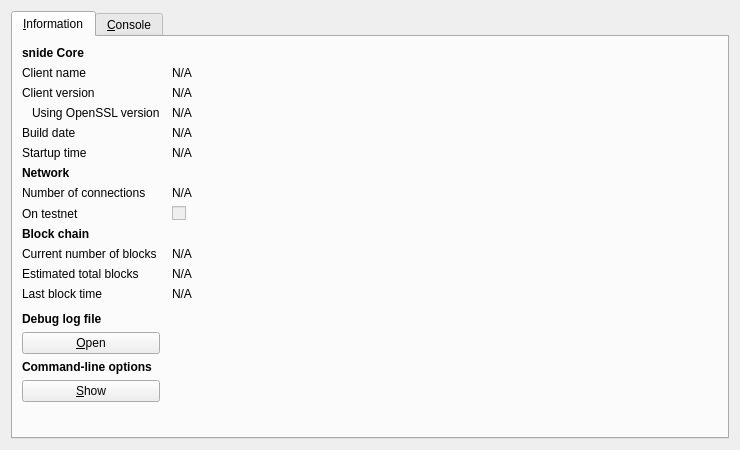
<?xml version="1.0" encoding="UTF-8"?>
<ui version="4.0">
 <class>RPCConsole</class>
 <widget class="QDialog" name="RPCConsole">
  <property name="geometry">
   <rect>
    <x>0</x>
    <y>0</y>
    <width>740</width>
    <height>450</height>
   </rect>
  </property>
  <property name="windowTitle">
   <string>snide - Debug window</string>
  </property>
  <layout class="QVBoxLayout" name="verticalLayout_2">
   <item>
    <widget class="QTabWidget" name="tabWidget">
     <property name="currentIndex">
      <number>0</number>
     </property>
     <widget class="QWidget" name="tab_info">
      <attribute name="title">
       <string>&amp;Information</string>
      </attribute>
      <layout class="QGridLayout" name="gridLayout" columnstretch="0,1">
       <property name="horizontalSpacing">
        <number>12</number>
       </property>
       <item row="0" column="0">
        <widget class="QLabel" name="label_9">
         <property name="font">
          <font>
           <weight>75</weight>
           <bold>true</bold>
          </font>
         </property>
         <property name="text">
          <string>snide Core</string>
         </property>
        </widget>
       </item>
       <item row="1" column="0">
        <widget class="QLabel" name="label_5">
         <property name="text">
          <string>Client name</string>
         </property>
        </widget>
       </item>
       <item row="1" column="1">
        <widget class="QLabel" name="clientName">
         <property name="cursor">
          <cursorShape>IBeamCursor</cursorShape>
         </property>
         <property name="text">
          <string>N/A</string>
         </property>
         <property name="textFormat">
          <enum>Qt::PlainText</enum>
         </property>
         <property name="textInteractionFlags">
          <set>Qt::LinksAccessibleByMouse|Qt::TextSelectableByKeyboard|Qt::TextSelectableByMouse</set>
         </property>
        </widget>
       </item>
       <item row="2" column="0">
        <widget class="QLabel" name="label_6">
         <property name="text">
          <string>Client version</string>
         </property>
        </widget>
       </item>
       <item row="2" column="1">
        <widget class="QLabel" name="clientVersion">
         <property name="cursor">
          <cursorShape>IBeamCursor</cursorShape>
         </property>
         <property name="text">
          <string>N/A</string>
         </property>
         <property name="textFormat">
          <enum>Qt::PlainText</enum>
         </property>
         <property name="textInteractionFlags">
          <set>Qt::LinksAccessibleByMouse|Qt::TextSelectableByKeyboard|Qt::TextSelectableByMouse</set>
         </property>
        </widget>
       </item>
       <item row="3" column="0">
        <widget class="QLabel" name="label_14">
         <property name="text">
          <string>Using OpenSSL version</string>
         </property>
         <property name="indent">
          <number>10</number>
         </property>
        </widget>
       </item>
       <item row="3" column="1">
        <widget class="QLabel" name="openSSLVersion">
         <property name="cursor">
          <cursorShape>IBeamCursor</cursorShape>
         </property>
         <property name="text">
          <string>N/A</string>
         </property>
         <property name="textFormat">
          <enum>Qt::PlainText</enum>
         </property>
         <property name="textInteractionFlags">
          <set>Qt::LinksAccessibleByMouse|Qt::TextSelectableByKeyboard|Qt::TextSelectableByMouse</set>
         </property>
        </widget>
       </item>
       <item row="4" column="0">
        <widget class="QLabel" name="label_12">
         <property name="text">
          <string>Build date</string>
         </property>
        </widget>
       </item>
       <item row="4" column="1">
        <widget class="QLabel" name="buildDate">
         <property name="cursor">
          <cursorShape>IBeamCursor</cursorShape>
         </property>
         <property name="text">
          <string>N/A</string>
         </property>
         <property name="textFormat">
          <enum>Qt::PlainText</enum>
         </property>
         <property name="textInteractionFlags">
          <set>Qt::LinksAccessibleByMouse|Qt::TextSelectableByKeyboard|Qt::TextSelectableByMouse</set>
         </property>
        </widget>
       </item>
       <item row="5" column="0">
        <widget class="QLabel" name="label_13">
         <property name="text">
          <string>Startup time</string>
         </property>
        </widget>
       </item>
       <item row="5" column="1">
        <widget class="QLabel" name="startupTime">
         <property name="cursor">
          <cursorShape>IBeamCursor</cursorShape>
         </property>
         <property name="text">
          <string>N/A</string>
         </property>
         <property name="textFormat">
          <enum>Qt::PlainText</enum>
         </property>
         <property name="textInteractionFlags">
          <set>Qt::LinksAccessibleByMouse|Qt::TextSelectableByKeyboard|Qt::TextSelectableByMouse</set>
         </property>
        </widget>
       </item>
       <item row="6" column="0">
        <widget class="QLabel" name="label_11">
         <property name="font">
          <font>
           <weight>75</weight>
           <bold>true</bold>
          </font>
         </property>
         <property name="text">
          <string>Network</string>
         </property>
        </widget>
       </item>
       <item row="7" column="0">
        <widget class="QLabel" name="label_7">
         <property name="text">
          <string>Number of connections</string>
         </property>
        </widget>
       </item>
       <item row="7" column="1">
        <widget class="QLabel" name="numberOfConnections">
         <property name="cursor">
          <cursorShape>IBeamCursor</cursorShape>
         </property>
         <property name="text">
          <string>N/A</string>
         </property>
         <property name="textFormat">
          <enum>Qt::PlainText</enum>
         </property>
         <property name="textInteractionFlags">
          <set>Qt::LinksAccessibleByMouse|Qt::TextSelectableByKeyboard|Qt::TextSelectableByMouse</set>
         </property>
        </widget>
       </item>
       <item row="8" column="0">
        <widget class="QLabel" name="label_8">
         <property name="text">
          <string>On testnet</string>
         </property>
        </widget>
       </item>
       <item row="8" column="1">
        <widget class="QCheckBox" name="isTestNet">
         <property name="enabled">
          <bool>false</bool>
         </property>
         <property name="text">
          <string/>
         </property>
        </widget>
       </item>
       <item row="9" column="0">
        <widget class="QLabel" name="label_10">
         <property name="font">
          <font>
           <weight>75</weight>
           <bold>true</bold>
          </font>
         </property>
         <property name="text">
          <string>Block chain</string>
         </property>
        </widget>
       </item>
       <item row="10" column="0">
        <widget class="QLabel" name="label_3">
         <property name="text">
          <string>Current number of blocks</string>
         </property>
        </widget>
       </item>
       <item row="10" column="1">
        <widget class="QLabel" name="numberOfBlocks">
         <property name="cursor">
          <cursorShape>IBeamCursor</cursorShape>
         </property>
         <property name="text">
          <string>N/A</string>
         </property>
         <property name="textFormat">
          <enum>Qt::PlainText</enum>
         </property>
         <property name="textInteractionFlags">
          <set>Qt::LinksAccessibleByMouse|Qt::TextSelectableByKeyboard|Qt::TextSelectableByMouse</set>
         </property>
        </widget>
       </item>
       <item row="11" column="0">
        <widget class="QLabel" name="label_4">
         <property name="text">
          <string>Estimated total blocks</string>
         </property>
        </widget>
       </item>
       <item row="11" column="1">
        <widget class="QLabel" name="totalBlocks">
         <property name="cursor">
          <cursorShape>IBeamCursor</cursorShape>
         </property>
         <property name="text">
          <string>N/A</string>
         </property>
         <property name="textFormat">
          <enum>Qt::PlainText</enum>
         </property>
         <property name="textInteractionFlags">
          <set>Qt::LinksAccessibleByMouse|Qt::TextSelectableByKeyboard|Qt::TextSelectableByMouse</set>
         </property>
        </widget>
       </item>
       <item row="12" column="0">
        <widget class="QLabel" name="label_2">
         <property name="text">
          <string>Last block time</string>
         </property>
        </widget>
       </item>
       <item row="12" column="1">
        <widget class="QLabel" name="lastBlockTime">
         <property name="cursor">
          <cursorShape>IBeamCursor</cursorShape>
         </property>
         <property name="text">
          <string>N/A</string>
         </property>
         <property name="textFormat">
          <enum>Qt::PlainText</enum>
         </property>
         <property name="textInteractionFlags">
          <set>Qt::LinksAccessibleByMouse|Qt::TextSelectableByKeyboard|Qt::TextSelectableByMouse</set>
         </property>
        </widget>
       </item>
       <item row="13" column="0">
        <spacer name="verticalSpacer_2">
         <property name="orientation">
          <enum>Qt::Vertical</enum>
         </property>
         <property name="sizeHint" stdset="0">
          <size>
           <width>20</width>
           <height>20</height>
          </size>
         </property>
        </spacer>
       </item>
       <item row="14" column="0">
        <widget class="QLabel" name="labelDebugLogfile">
         <property name="font">
          <font>
           <weight>75</weight>
           <bold>true</bold>
          </font>
         </property>
         <property name="text">
          <string>Debug log file</string>
         </property>
        </widget>
       </item>
       <item row="15" column="0">
        <widget class="QPushButton" name="openDebugLogfileButton">
         <property name="toolTip">
          <string>Open the snide debug log file from the current data directory. This can take a few seconds for large log files.</string>
         </property>
         <property name="text">
          <string>&amp;Open</string>
         </property>
         <property name="autoDefault">
          <bool>false</bool>
         </property>
        </widget>
       </item>
       <item row="16" column="0">
        <widget class="QLabel" name="labelCLOptions">
         <property name="font">
          <font>
           <weight>75</weight>
           <bold>true</bold>
          </font>
         </property>
         <property name="text">
          <string>Command-line options</string>
         </property>
        </widget>
       </item>
       <item row="17" column="0">
        <widget class="QPushButton" name="showCLOptionsButton">
         <property name="toolTip">
          <string>Show the snide-qt help message to get a list with possible xonecoin command-line options.</string>
         </property>
         <property name="text">
          <string>&amp;Show</string>
         </property>
         <property name="autoDefault">
          <bool>false</bool>
         </property>
        </widget>
       </item>
       <item row="18" column="0">
        <spacer name="verticalSpacer">
         <property name="orientation">
          <enum>Qt::Vertical</enum>
         </property>
         <property name="sizeHint" stdset="0">
          <size>
           <width>20</width>
           <height>40</height>
          </size>
         </property>
        </spacer>
       </item>
      </layout>
     </widget>
     <widget class="QWidget" name="tab_console">
      <attribute name="title">
       <string>&amp;Console</string>
      </attribute>
      <layout class="QVBoxLayout" name="verticalLayout_3">
       <property name="spacing">
        <number>3</number>
       </property>
       <item>
        <widget class="QTextEdit" name="messagesWidget">
         <property name="minimumSize">
          <size>
           <width>0</width>
           <height>100</height>
          </size>
         </property>
         <property name="readOnly">
          <bool>true</bool>
         </property>
         <property name="tabKeyNavigation" stdset="0">
          <bool>false</bool>
         </property>
         <property name="columnCount" stdset="0">
          <number>2</number>
         </property>
        </widget>
       </item>
       <item>
        <layout class="QHBoxLayout" name="horizontalLayout">
         <property name="spacing">
          <number>3</number>
         </property>
         <item>
          <widget class="QLabel" name="label">
           <property name="text">
            <string notr="true">&gt;</string>
           </property>
          </widget>
         </item>
         <item>
          <widget class="QLineEdit" name="lineEdit"/>
         </item>
         <item>
          <widget class="QPushButton" name="clearButton">
           <property name="maximumSize">
            <size>
             <width>24</width>
             <height>24</height>
            </size>
           </property>
           <property name="toolTip">
            <string>Clear console</string>
           </property>
           <property name="text">
            <string/>
           </property>
           <property name="icon">
            <iconset resource="../bitcoin.qrc">
             <normaloff>:/icons/remove</normaloff>:/icons/remove</iconset>
           </property>
           <property name="shortcut">
            <string notr="true">Ctrl+L</string>
           </property>
           <property name="autoDefault">
            <bool>false</bool>
           </property>
          </widget>
         </item>
        </layout>
       </item>
      </layout>
     </widget>
    </widget>
   </item>
  </layout>
 </widget>
 <resources>
  <include location="../bitcoin.qrc"/>
 </resources>
 <connections/>
</ui>
